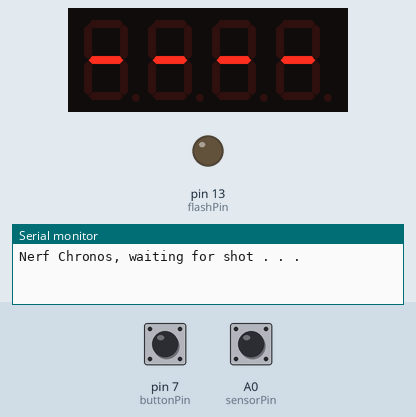
Simulated run of this sketch. Board: Arduino Uno, built with avr-gcc and run on an emulated ATmega328P. On the bench: 4-digit seven-segment display, output pins drawn as LEDs (lit = HIGH), the last lines printed to the serial monitor. Inputs (shaded band) come from the test bench; at power-on: A0 (sensorPin) LOW, pin 7 (buttonPin) HIGH.

Above: at 1.2 s.
1.3 s: A0 (sensorPin) pulsed HIGH 5 times (0.12 s each, 0.3 s apart)
At 3.8 s:
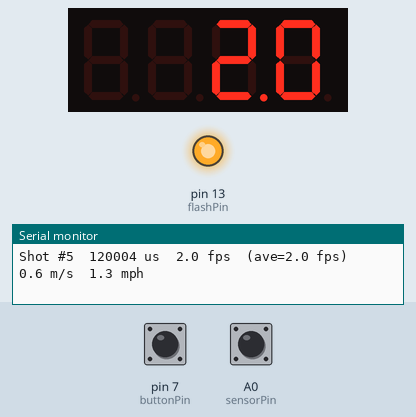
4.3 s: pin 7 (buttonPin) pulled LOW for 0.15 s
At 5.4 s:
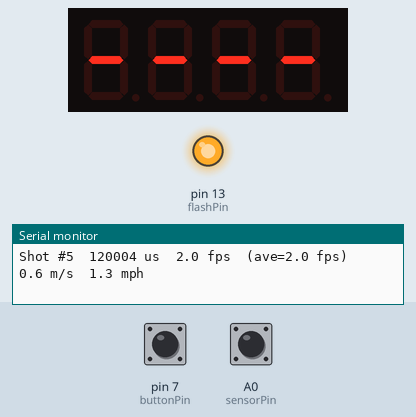
Timing chart, 0 to 7.3 s (numbered marks = the images above; inputs shaded):
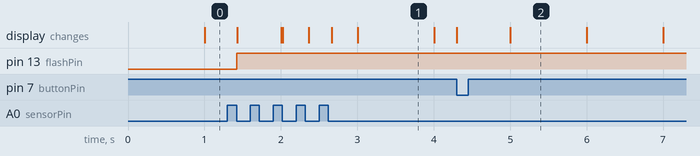

Measured:
- after the input at 1.3 s, pin 13 (flashPin): LOW → HIGH after 0.12 s; the display: changes after 0.13 s (image 1)
- after the input at 4.3 s, the display: first changes at once (image 2 shows a later state)
- what the display in image 1 shows lasts 1.0 s, from 3.0 s to 4.0 s

The sketch:

NerfChronos2ArduinoPCI.ino
```cpp
/*

Photo transistor attached to pin 2
Button attached to pin 12

*/


#include <Wire.h> // Enable this line if using Arduino Uno, Mega, etc.
#include <Adafruit_GFX.h>
#include "Adafruit_LEDBackpack.h"

Adafruit_7segment matrix = Adafruit_7segment();

int flashPin = 13;
int sensorPin = A0;        // must be A0 to A5
int buttonPin = 7;         // must be D0 to D7
int shot_count = 0;
long time1_us = 0;         // dart enters gate
long time2_us = 0;         // dart exits gate
long interval_us;          // flight time between entrance and exit
long interval_total_us = 0;// for calculating average
float dartLength_mm = 72;  // mm
float speed_fps = 0;       // feet per second
float speed_mps = 0;       // meters per second
float speed_mph = 0;       // miles per hour
float ave_fps = 0;         // average feet per second
bool flag = false;         // dart exits gate
int flash_time_ms = 100;   // time to strobe LEDs


void pciSetup(byte pin){
  // https://playground.arduino.cc/Main/PinChangeInterrupt/
  *digitalPinToPCMSK(pin) |= bit (digitalPinToPCMSKbit(pin));  // enable pin
  PCIFR  |= bit (digitalPinToPCICRbit(pin)); // clear any outstanding interrupt
  PCICR  |= bit (digitalPinToPCICRbit(pin)); // enable interrupt for the group
}


void setup() {
  // pin setup
  pinMode(flashPin, OUTPUT);
  pinMode(sensorPin, INPUT);  // should have external pull-up or use INPUT_PULLUP
  pinMode(buttonPin, INPUT_PULLUP);
  //attachInterrupt(digitalPinToInterrupt(sensorPin), sensor_interrupt, CHANGE);
  //attachInterrupt(buttonPin, button_interrupt, FALLING);
  pciSetup(sensorPin);
  pciSetup(buttonPin);

  // intialize display (if attached)
  matrix.begin(0x70);
  matrix.setBrightness(10); // Sets the display brightness with a value between 0 and 15

  // Open serial coms to console
  Serial.begin(9600);
  Serial.println("Nerf Chronos, waiting for shot . . .");
}


void sensor_interrupt(){
  if (digitalRead(sensorPin)) { // LOW if dart present
    time1_us = micros();
  }
  else {                        // dart exit
    time2_us = micros();
    flag = true;
  }
}


void button_interrupt(){        // reset shot count (clip reload)
  shot_count = 0;
  speed_fps = 0;
  interval_total_us = 0;
  digitalWrite(flashPin, LOW);
}


ISR (PCINT1_vect) { // handle pin change interrupt for A0 to A5 here
  if (digitalRead(A0)) { // LOW if dart present
    time1_us = micros();
  }
  else {                        // dart exit
    time2_us = micros();
    flag = true;
  }
}


ISR (PCINT2_vect) { // handle pin change interrupt for D0 to D7 here
  if (!digitalRead(buttonPin)){
    shot_count = 0;
    speed_fps = 0;
    interval_total_us = 0;
  }
}


void loop() {
  if (flag){ // dart has exited gate
    digitalWrite(flashPin, HIGH);   // begin strobe
    shot_count += 1;
    interval_us = time2_us - time1_us;
    speed_fps = dartLength_mm / interval_us / 25.4 / 12 * 1E+6;               // feet per second
    speed_mps = dartLength_mm / interval_us / 1000 * 1E+6;                    // meter per second
    speed_mph = dartLength_mm / interval_us / 25.4 / 12 * 1E+6 / 5280 * 3600; // miles per hour

    // figure out average (shifting to ms)
    interval_total_us += interval_us;
    ave_fps = dartLength_mm / (interval_total_us / shot_count) / 25.4 / 12 * 1E+6;

    if (speed_fps > 0){
      Serial.print("Shot #");
      Serial.print(shot_count);
      Serial.print("  ");
      Serial.print(interval_us);
      Serial.print(" us  ");
      Serial.print(speed_fps, 1);
      Serial.print(" fps  (ave=");
      Serial.print(ave_fps, 1);
      Serial.print(" fps)  ");
      Serial.print(speed_mps, 1);
      Serial.print(" m/s  ");
      Serial.print(speed_mph, 1);
      Serial.println(" mph  ");
    }
    else{ // bad data?
      Serial.println(interval_us);
    }
    flag = false; // reset gate
  }

  // flash dashes until first shot, then alternate between speed and shot count
  if ((millis() / 1000 ) % 2){ // modulo operation to find if second is odd (true) or even (false)
    if(speed_fps ==0){  // need to write directly to segments to get dash
      matrix.writeDigitRaw(0, B1000000);
      matrix.writeDigitRaw(1, B1000000);
      matrix.writeDigitRaw(3, B1000000);
      matrix.writeDigitRaw(4, B1000000);
    }
    else{ // pick units of measure to display, comment out others
      matrix.print(speed_fps, 1);
      //matrix.print(speed_mps, 1);
      //matrix.print(speed_mph, 1);
    }
  }
  else{                    // even seconds
    if(speed_fps == 0){
      matrix.clear();      // clear dashes
    }
    else{
      matrix.print(shot_count);
    }
  }
  matrix.writeDisplay();

  if ((micros() - time2_us) > flash_time_ms * 1000){  // turn off stobe
    digitalWrite(flashPin, LOW);
  }
}
```
